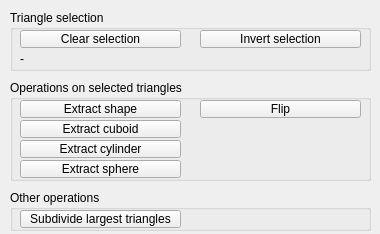
<?xml version="1.0" encoding="UTF-8"?>
<ui version="4.0">
 <class>CQDlgTriangleEdit</class>
 <widget class="QDialog" name="CQDlgTriangleEdit">
  <property name="geometry">
   <rect>
    <x>0</x>
    <y>0</y>
    <width>380</width>
    <height>234</height>
   </rect>
  </property>
  <property name="windowTitle">
   <string>Dialog</string>
  </property>
  <property name="locale">
   <locale language="English" country="UnitedStates"/>
  </property>
  <widget class="QGroupBox" name="groupBox">
   <property name="geometry">
    <rect>
     <x>10</x>
     <y>80</y>
     <width>361</width>
     <height>101</height>
    </rect>
   </property>
   <property name="title">
    <string>Operations on selected triangles</string>
   </property>
   <property name="flat">
    <bool>true</bool>
   </property>
   <widget class="QToolButton" name="qqMakeSphere">
    <property name="geometry">
     <rect>
      <x>10</x>
      <y>80</y>
      <width>161</width>
      <height>18</height>
     </rect>
    </property>
    <property name="focusPolicy">
     <enum>Qt::StrongFocus</enum>
    </property>
    <property name="text">
     <string>Extract sphere</string>
    </property>
   </widget>
   <widget class="QToolButton" name="qqMakeShape">
    <property name="geometry">
     <rect>
      <x>10</x>
      <y>20</y>
      <width>161</width>
      <height>18</height>
     </rect>
    </property>
    <property name="focusPolicy">
     <enum>Qt::StrongFocus</enum>
    </property>
    <property name="text">
     <string>Extract shape</string>
    </property>
   </widget>
   <widget class="QToolButton" name="qqMakeCuboid">
    <property name="geometry">
     <rect>
      <x>10</x>
      <y>40</y>
      <width>161</width>
      <height>18</height>
     </rect>
    </property>
    <property name="focusPolicy">
     <enum>Qt::StrongFocus</enum>
    </property>
    <property name="text">
     <string>Extract cuboid</string>
    </property>
   </widget>
   <widget class="QToolButton" name="qqMakeCylinder">
    <property name="geometry">
     <rect>
      <x>10</x>
      <y>60</y>
      <width>161</width>
      <height>18</height>
     </rect>
    </property>
    <property name="focusPolicy">
     <enum>Qt::StrongFocus</enum>
    </property>
    <property name="text">
     <string>Extract cylinder</string>
    </property>
   </widget>
   <widget class="QToolButton" name="qqFlip">
    <property name="geometry">
     <rect>
      <x>190</x>
      <y>20</y>
      <width>161</width>
      <height>18</height>
     </rect>
    </property>
    <property name="focusPolicy">
     <enum>Qt::StrongFocus</enum>
    </property>
    <property name="text">
     <string>Flip</string>
    </property>
   </widget>
  </widget>
  <widget class="QGroupBox" name="groupBox_2">
   <property name="geometry">
    <rect>
     <x>10</x>
     <y>190</y>
     <width>361</width>
     <height>41</height>
    </rect>
   </property>
   <property name="title">
    <string>Other operations</string>
   </property>
   <property name="flat">
    <bool>true</bool>
   </property>
   <widget class="QToolButton" name="qqSubdivide">
    <property name="geometry">
     <rect>
      <x>10</x>
      <y>20</y>
      <width>161</width>
      <height>18</height>
     </rect>
    </property>
    <property name="focusPolicy">
     <enum>Qt::StrongFocus</enum>
    </property>
    <property name="text">
     <string>Subdivide largest triangles</string>
    </property>
   </widget>
  </widget>
  <widget class="QGroupBox" name="groupBox_3">
   <property name="geometry">
    <rect>
     <x>10</x>
     <y>10</y>
     <width>361</width>
     <height>61</height>
    </rect>
   </property>
   <property name="title">
    <string>Triangle selection</string>
   </property>
   <property name="flat">
    <bool>true</bool>
   </property>
   <widget class="QToolButton" name="qqClearSelection">
    <property name="geometry">
     <rect>
      <x>10</x>
      <y>20</y>
      <width>161</width>
      <height>18</height>
     </rect>
    </property>
    <property name="focusPolicy">
     <enum>Qt::StrongFocus</enum>
    </property>
    <property name="text">
     <string>Clear selection</string>
    </property>
   </widget>
   <widget class="QToolButton" name="qqInvertSelection">
    <property name="geometry">
     <rect>
      <x>190</x>
      <y>20</y>
      <width>161</width>
      <height>18</height>
     </rect>
    </property>
    <property name="focusPolicy">
     <enum>Qt::StrongFocus</enum>
    </property>
    <property name="text">
     <string>Invert selection</string>
    </property>
   </widget>
   <widget class="QLabel" name="qqInfo">
    <property name="geometry">
     <rect>
      <x>10</x>
      <y>40</y>
      <width>341</width>
      <height>18</height>
     </rect>
    </property>
    <property name="text">
     <string>-</string>
    </property>
   </widget>
  </widget>
 </widget>
 <tabstops>
  <tabstop>qqClearSelection</tabstop>
  <tabstop>qqInvertSelection</tabstop>
  <tabstop>qqMakeShape</tabstop>
  <tabstop>qqMakeCuboid</tabstop>
  <tabstop>qqMakeCylinder</tabstop>
  <tabstop>qqMakeSphere</tabstop>
  <tabstop>qqFlip</tabstop>
  <tabstop>qqSubdivide</tabstop>
 </tabstops>
 <resources/>
 <connections/>
</ui>
